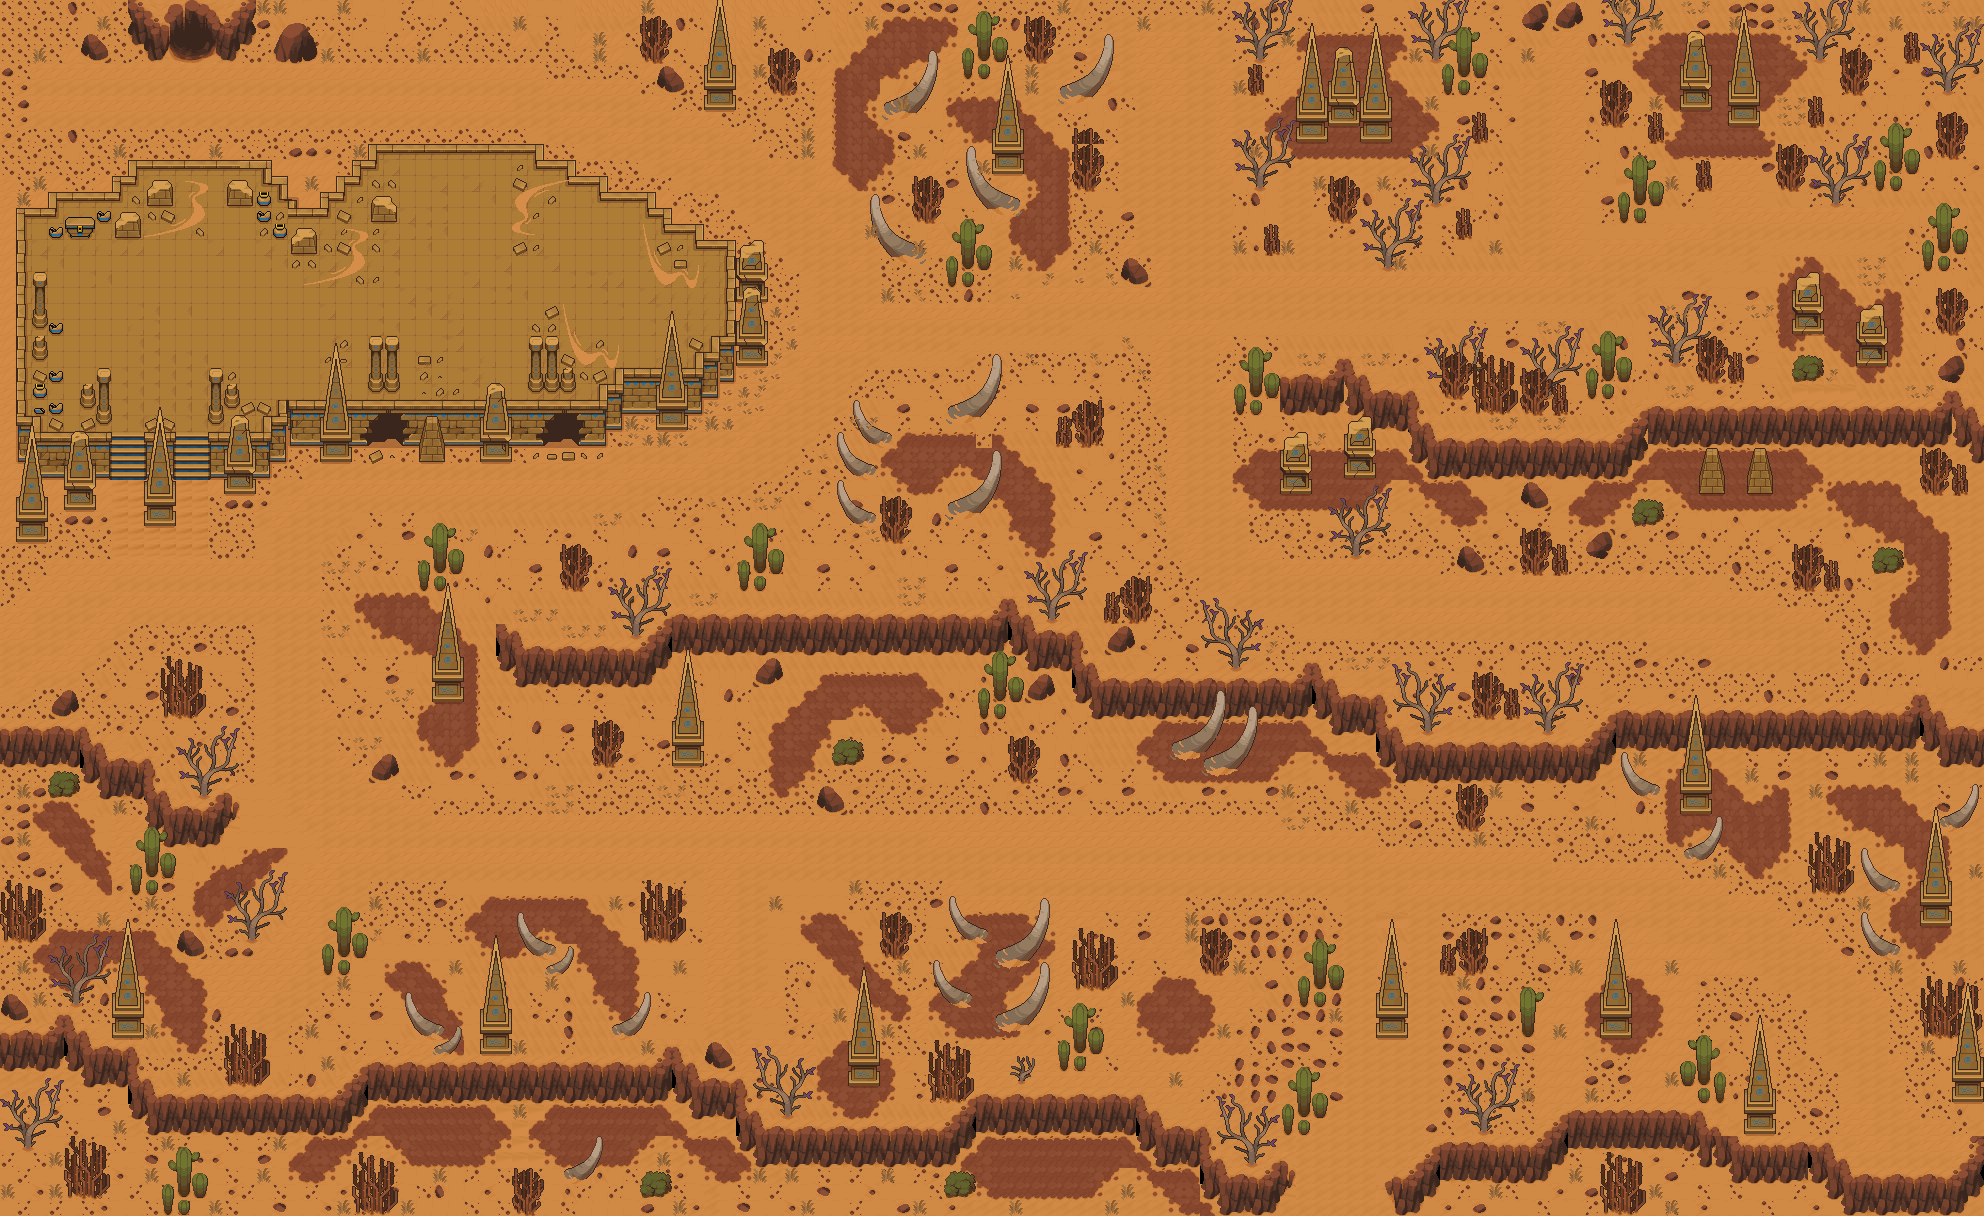

Tiled map render using the project's own tile images. Description and the map definition, with tile-layer contents summarised, below:
An orthogonal 124x76 tile map with 16x16 px tiles, 6 tile layers (base-floor, road, pyramids, mountains and bones, ...).

<map version="1.10" tiledversion="1.11.2" orientation="orthogonal" renderorder="right-down" width="124" height="76" tilewidth="16" tileheight="16" infinite="0" nextlayerid="8" nextobjectid="1">
 <tileset firstgid="1" source="pc-desert.tsx" />
 <layer id="5" name="base-floor" width="124" height="76">
  <data>[9424 cells, 5561 non-empty, 52 distinct tile ids]</data>
 </layer>
 <layer id="2" name="road" width="124" height="76">
  <data>[9424 cells, 3619 non-empty, 59 distinct tile ids]</data>
 </layer>
 <layer id="6" name="pyramids" width="124" height="76">
  <data>[9424 cells, 381 non-empty, 103 distinct tile ids]</data>
 </layer>
 <layer id="3" name="mountains and bones" width="124" height="76">
  <data>[9424 cells, 1407 non-empty, 127 distinct tile ids]</data>
 </layer>
 <layer id="4" name="cactus" width="124" height="76">
  <data>[9424 cells, 1299 non-empty, 123 distinct tile ids]</data>
 </layer>
 <layer id="7" name="obelisk" width="124" height="76">
  <data>[9424 cells, 322 non-empty, 42 distinct tile ids]</data>
 </layer>
</map>
